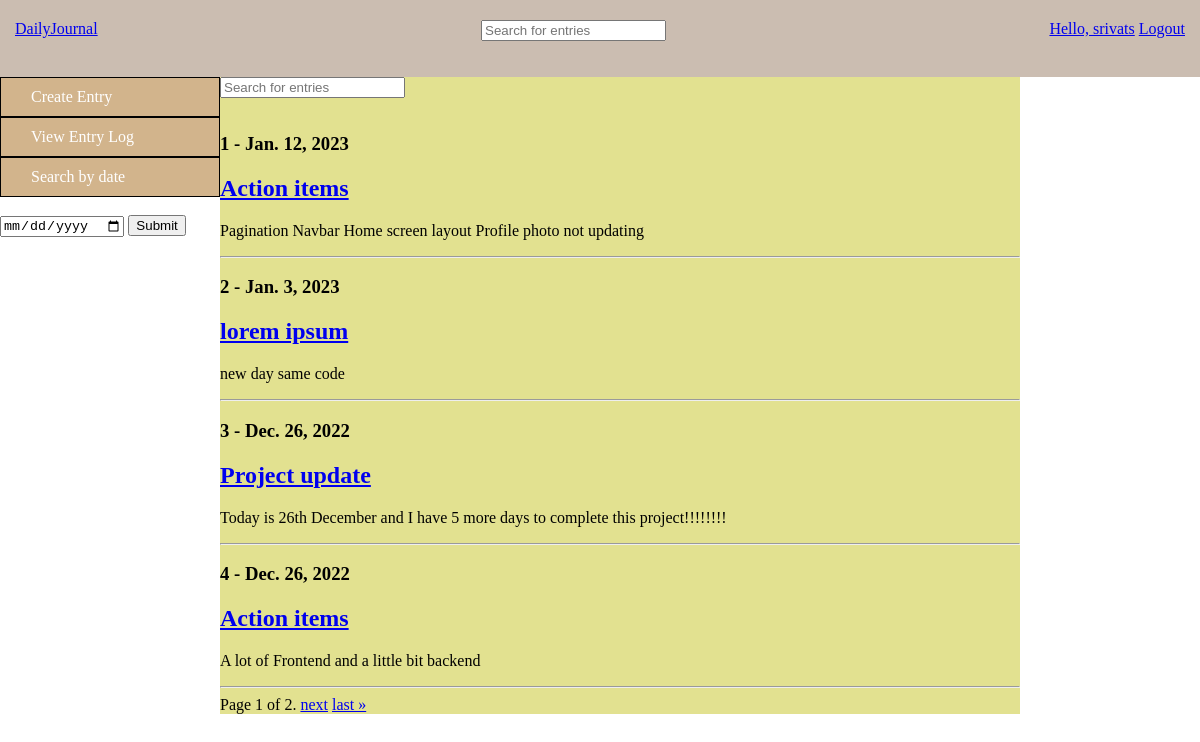
The app's page /entry-log/ (signed in), older data.
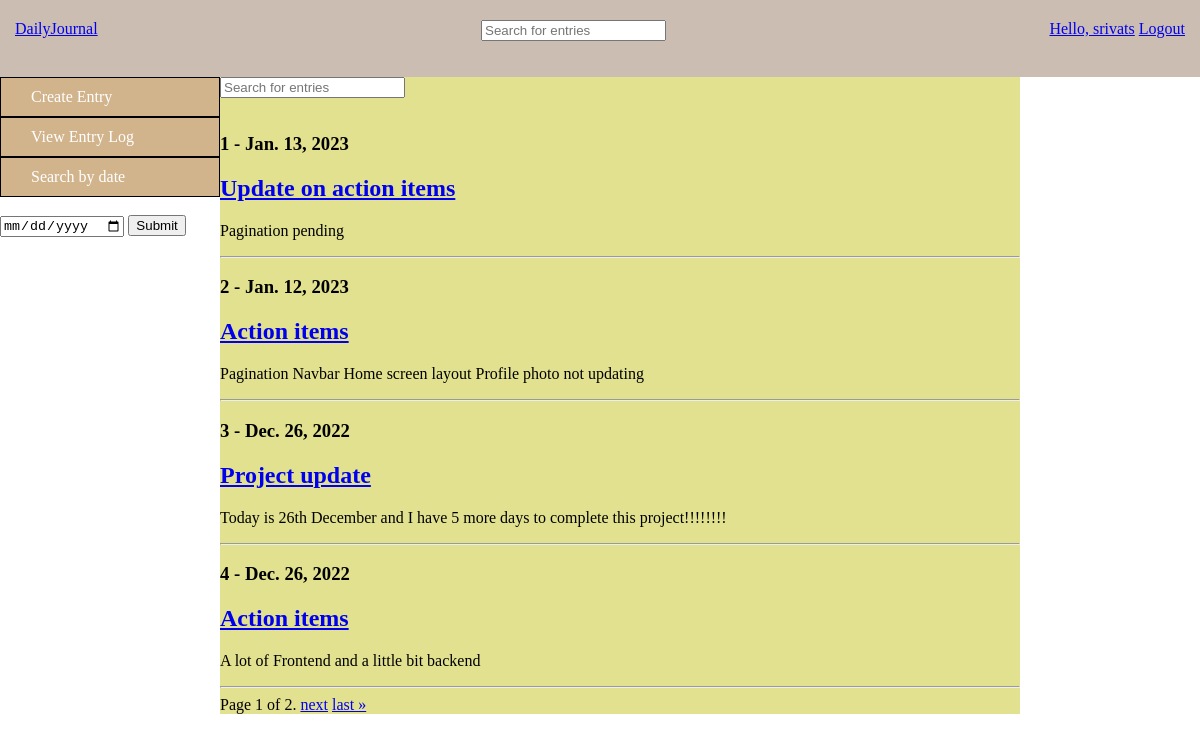
The same page, newer data.
### base/models.py (models this page shows, shortened)
class Entry(models.Model):
    host = models.ForeignKey(User,  on_delete=models.SET_NULL, null=True)
    record = models.TextField( null = False)
    created_at = models.DateField(auto_now_add=True, auto_now=False)
    highlight = models.CharField(max_length = 200)
    class Meta():
        ordering = ['-created_at']

### base/views.py (the view)
# urls.py: path('entry-log/', views.entryLog, name='entry-log'),
@login_required(login_url='login')
def entryLog(request):
    page = 'entry-log'
    if request.user.is_authenticated:
        searched_entries = Entry.objects.filter(host = request.user)
        paginator = Paginator(searched_entries, 4)
        page_number = request.GET.get('page')
        page_obj = paginator.get_page(page_number)
        if request.method=='POST':
            searched = request.POST['searched']
            searched_entries = searched_entries.filter(Q(record__contains=searched)| Q(highlight__contains=searched))
            paginator = Paginator(searched_entries, 4)
            page_number = request.GET.get('page')
            page_obj = paginator.get_page(page_number)
            context={'page_obj':page_obj, 'searched':searched,'page':page}
        else:
            context={'searched_entries':searched_entries,'page':page, 'page_obj':page_obj}
        return render(request, 'base/home.html',context=context)
    else:
        return render(request, 'base/home.html')

### base/templates/base/home.html (shortened to what this page needs)
{% extends 'main.html' %}
{% block content %}
{% if user.is_authenticated %}
<div class="container">
    <div class="header-bar">
        <a href="{% url 'create-entry' %}">Create Entry</a>
        <a href="{% url 'entry-log' %}">View Entry Log</a>
        <a href="#">Search by date</a><br>
        <form action="" method="POST" id="cal-seacrh">
            <input type="date" name="pickdate" max={{today}} >
            <input type="submit">
        </form>
    </div>
            <div class="content-mid">
                {% if page == 'entry-log' %}
                <div class="search-items">
                    <form action="" method="POST" id="text-search">
                     <input type="text" name="searched" placeholder = "Search for entries" />
                    </form>
                </div>
                {% include 'base/entry_log.html' %}
                {% elif searched %}
                {% include 'base/entry_log.html' %}
                {% elif page == 'create-entry' %}
                {% include 'base/create-entry.html' %}
                {% elif page == 'calendar' %}
                {% include 'base/calendar_module.html' %}
                {% elif page == 'update-entry' %}
                {% include 'base/update_entry.html' %}
                {% else %}
                <div class="diary-name">
                    {{ request.user.username }}'s Diary
                </div>
                {% endif %}
            </div>
    {% else %}
            {% include 'base/intro-content.html' %}
{% endif %}
</div>
{% endblock %}

### base/templates/base/entry_log.html (shortened to what this page needs)
{% block content %}
{% for record in page_obj %}
    <h3>{{forloop.counter}} - {{record.created_at}}</h3>
    <h2><a href="{% url 'update-entry' record.id %}">{{record.highlight}}</a></h2>
    <p>{{record.record}}</p>
    <hr>
{% endfor %}
<div class="pagination">
    <span class="step-links">
        <span class="current">
            Page {{ page_obj.number }} of {{ page_obj.paginator.num_pages }}.
        </span>
        {% if page_obj.has_next %}
            <a href="?page={{ page_obj.next_page_number }}">next</a>
            <a href="?page={{ page_obj.paginator.num_pages }}">last &raquo;</a>
        {% endif %}
    </span>
</div>
{% endblock %}

Row changes from the older to the newer data that the page shows:
removed Entry: created_at "Jan. 3, 2023", highlight "lorem ipsum", record "new day same code"
added Entry: created_at "Jan. 13, 2023", highlight "Update on action items", record "Pagination pending"
